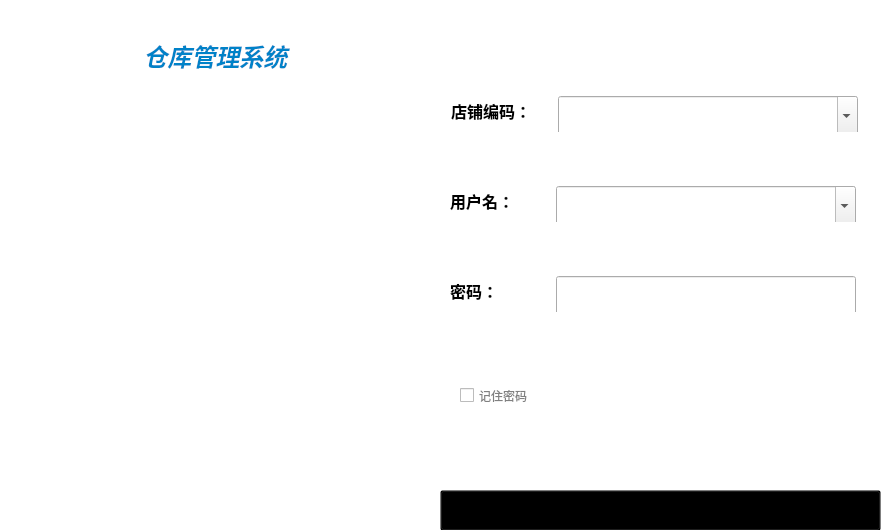
<?xml version="1.0" encoding="UTF-8"?>
<ui version="4.0">
 <class>logindialog</class>
 <widget class="QDialog" name="logindialog">
  <property name="geometry">
   <rect>
    <x>0</x>
    <y>0</y>
    <width>885</width>
    <height>530</height>
   </rect>
  </property>
  <property name="minimumSize">
   <size>
    <width>600</width>
    <height>400</height>
   </size>
  </property>
  <property name="windowTitle">
   <string>用户登录</string>
  </property>
  <property name="autoFillBackground">
   <bool>false</bool>
  </property>
  <property name="styleSheet">
   <string notr="true">QDialog
{
background-color: rgb(255, 255, 255);
image: url(:/image/image/loginbackground.png);
border-radius:5px;
}

QComboBox
{
color:black;
}

QComboBox QAbstractItemView::item
{
min-height: 40px;
min-width: 60px;
}
QListWidget::item
{
height:40px;
background-color:transparent;
padding:1px 1px;
margin:0px 1px;
border-bottom:1px solid #DBDBDB
}

QListWidget::item:selected
{
    color: white;
    background-color: #528B8B;
}

QListWidget::item:checked
{
    background-color: darkcyan;
    border:1px solid #C8C8C8;
    border-radius:1px;
    color:black;
}</string>
  </property>
  <widget class="QPushButton" name="pushButtonLogin">
   <property name="geometry">
    <rect>
     <x>454</x>
     <y>420</y>
     <width>391</width>
     <height>41</height>
    </rect>
   </property>
   <property name="minimumSize">
    <size>
     <width>170</width>
     <height>30</height>
    </size>
   </property>
   <property name="font">
    <font>
     <family>宋体</family>
     <pointsize>11</pointsize>
     <weight>50</weight>
     <bold>false</bold>
    </font>
   </property>
   <property name="styleSheet">
    <string notr="true">QPushButton
{
border-image: url(:/image/image/logincolor.png);
color: rgb(255, 255, 255);
border-radius:5px;
}

QPushButton:hover
{
color: rgb(255, 255, 255);
border-radius:5px;
color:white;
font-size:16px;
font-weight:500
}</string>
   </property>
   <property name="text">
    <string>登录</string>
   </property>
  </widget>
  <widget class="QLabel" name="label_3">
   <property name="geometry">
    <rect>
     <x>0</x>
     <y>30</y>
     <width>431</width>
     <height>51</height>
    </rect>
   </property>
   <property name="font">
    <font>
     <family>Aharoni</family>
     <pointsize>18</pointsize>
     <weight>75</weight>
     <italic>true</italic>
     <bold>true</bold>
    </font>
   </property>
   <property name="styleSheet">
    <string notr="true">background-color:transparent;
color: rgb(0, 130, 200);
image: none;</string>
   </property>
   <property name="text">
    <string>仓库管理系统</string>
   </property>
   <property name="alignment">
    <set>Qt::AlignCenter</set>
   </property>
   <property name="wordWrap">
    <bool>false</bool>
   </property>
  </widget>
  <widget class="QPushButton" name="pushButtonInfo">
   <property name="enabled">
    <bool>true</bool>
   </property>
   <property name="geometry">
    <rect>
     <x>440</x>
     <y>490</y>
     <width>441</width>
     <height>41</height>
    </rect>
   </property>
   <property name="styleSheet">
    <string notr="true">background-color: transparent;
color:red;</string>
   </property>
   <property name="text">
    <string/>
   </property>
  </widget>
  <widget class="QLabel" name="label_5">
   <property name="geometry">
    <rect>
     <x>0</x>
     <y>70</y>
     <width>431</width>
     <height>471</height>
    </rect>
   </property>
   <property name="styleSheet">
    <string notr="true">image: url(:/image/image/login.jpg);</string>
   </property>
   <property name="text">
    <string/>
   </property>
  </widget>
  <widget class="QWidget" name="layoutWidget">
   <property name="geometry">
    <rect>
     <x>450</x>
     <y>270</y>
     <width>408</width>
     <height>42</height>
    </rect>
   </property>
   <layout class="QHBoxLayout" name="horizontalLayout_2">
    <item>
     <widget class="QLabel" name="label">
      <property name="minimumSize">
       <size>
        <width>100</width>
        <height>0</height>
       </size>
      </property>
      <property name="maximumSize">
       <size>
        <width>100</width>
        <height>16777215</height>
       </size>
      </property>
      <property name="font">
       <font>
        <family>宋体</family>
        <pointsize>12</pointsize>
        <weight>75</weight>
        <bold>true</bold>
       </font>
      </property>
      <property name="styleSheet">
       <string notr="true">background-color: rgb(255, 255, 255);
image: none;</string>
      </property>
      <property name="text">
       <string>密码：</string>
      </property>
     </widget>
    </item>
    <item>
     <widget class="QLineEdit" name="lineEditPassWord">
      <property name="minimumSize">
       <size>
        <width>300</width>
        <height>40</height>
       </size>
      </property>
      <property name="maximumSize">
       <size>
        <width>300</width>
        <height>30</height>
       </size>
      </property>
      <property name="font">
       <font>
        <family>宋体</family>
        <pointsize>14</pointsize>
        <weight>50</weight>
        <bold>false</bold>
       </font>
      </property>
      <property name="autoFillBackground">
       <bool>false</bool>
      </property>
      <property name="styleSheet">
       <string notr="true">image:none;</string>
      </property>
      <property name="text">
       <string/>
      </property>
      <property name="echoMode">
       <enum>QLineEdit::Password</enum>
      </property>
     </widget>
    </item>
   </layout>
  </widget>
  <widget class="QWidget" name="layoutWidget">
   <property name="geometry">
    <rect>
     <x>450</x>
     <y>180</y>
     <width>408</width>
     <height>42</height>
    </rect>
   </property>
   <layout class="QHBoxLayout" name="horizontalLayout">
    <item>
     <widget class="QLabel" name="label_2">
      <property name="minimumSize">
       <size>
        <width>100</width>
        <height>0</height>
       </size>
      </property>
      <property name="maximumSize">
       <size>
        <width>100</width>
        <height>16777215</height>
       </size>
      </property>
      <property name="font">
       <font>
        <family>宋体</family>
        <pointsize>12</pointsize>
        <weight>75</weight>
        <bold>true</bold>
       </font>
      </property>
      <property name="styleSheet">
       <string notr="true">background-color: rgb(255, 255, 255);
image: none;</string>
      </property>
      <property name="text">
       <string>用户名：</string>
      </property>
     </widget>
    </item>
    <item>
     <widget class="QComboBox" name="comboBoxUserName">
      <property name="enabled">
       <bool>true</bool>
      </property>
      <property name="minimumSize">
       <size>
        <width>300</width>
        <height>40</height>
       </size>
      </property>
      <property name="maximumSize">
       <size>
        <width>300</width>
        <height>30</height>
       </size>
      </property>
      <property name="font">
       <font>
        <family>宋体</family>
        <pointsize>14</pointsize>
        <weight>50</weight>
        <bold>false</bold>
       </font>
      </property>
      <property name="autoFillBackground">
       <bool>false</bool>
      </property>
      <property name="styleSheet">
       <string notr="true"/>
      </property>
      <property name="editable">
       <bool>true</bool>
      </property>
     </widget>
    </item>
   </layout>
  </widget>
  <widget class="QWidget" name="layoutWidget">
   <property name="geometry">
    <rect>
     <x>450</x>
     <y>90</y>
     <width>411</width>
     <height>42</height>
    </rect>
   </property>
   <layout class="QHBoxLayout" name="horizontalLayout_4">
    <item>
     <widget class="QLabel" name="label_6">
      <property name="minimumSize">
       <size>
        <width>100</width>
        <height>0</height>
       </size>
      </property>
      <property name="maximumSize">
       <size>
        <width>100</width>
        <height>16777215</height>
       </size>
      </property>
      <property name="font">
       <font>
        <family>宋体</family>
        <pointsize>12</pointsize>
        <weight>75</weight>
        <bold>true</bold>
       </font>
      </property>
      <property name="styleSheet">
       <string notr="true">background-color: rgb(255, 255, 255);
image: none;</string>
      </property>
      <property name="text">
       <string>店铺编码：</string>
      </property>
     </widget>
    </item>
    <item>
     <widget class="QComboBox" name="comboBoxShopCode">
      <property name="minimumSize">
       <size>
        <width>300</width>
        <height>40</height>
       </size>
      </property>
      <property name="maximumSize">
       <size>
        <width>300</width>
        <height>30</height>
       </size>
      </property>
      <property name="font">
       <font>
        <family>宋体</family>
        <pointsize>14</pointsize>
        <weight>50</weight>
        <bold>false</bold>
       </font>
      </property>
      <property name="styleSheet">
       <string notr="true"/>
      </property>
      <property name="editable">
       <bool>true</bool>
      </property>
     </widget>
    </item>
   </layout>
  </widget>
  <widget class="QCheckBox" name="checkBoxRememberPsd">
   <property name="geometry">
    <rect>
     <x>460</x>
     <y>380</y>
     <width>311</width>
     <height>31</height>
    </rect>
   </property>
   <property name="styleSheet">
    <string notr="true">color:gray;
font: 10pt &quot;宋体&quot;;</string>
   </property>
   <property name="text">
    <string>记住密码</string>
   </property>
  </widget>
 </widget>
 <tabstops>
  <tabstop>pushButtonLogin</tabstop>
  <tabstop>comboBoxShopCode</tabstop>
  <tabstop>comboBoxUserName</tabstop>
  <tabstop>lineEditPassWord</tabstop>
  <tabstop>checkBoxRememberPsd</tabstop>
  <tabstop>pushButtonInfo</tabstop>
 </tabstops>
 <resources/>
 <connections/>
</ui>
